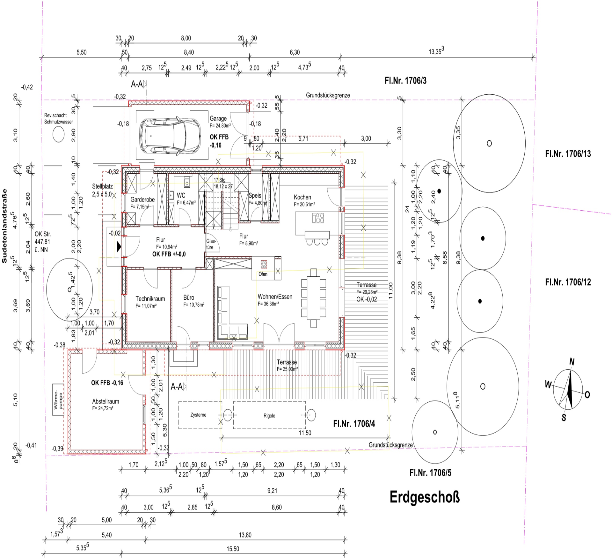
#> input picture test_CV2_AREA.png, 612 x 560 px; its folder holds only this picture in this run
$ python -i preprocess.py   (imports and definitions only)   (older library calls are emulated)
#> lines starting #> are read from the running program, lines starting #| are printed output that depends on the picture; after the words box and inside, x2 and y2 are one past the last pixel; in counts of white or black regions, pixels touching at a corner belong together
### segmenter/common.py
# file: engine/runner/segmenter/common.py
from __future__ import annotations

import os
import shutil
from pathlib import Path

import cv2
import numpy as np
from PIL import Image, ImageFile

Image.MAX_IMAGE_PIXELS = None
ImageFile.LOAD_TRUNCATED_IMAGES = True

# =========================================
# CONFIG SEGMENTER
# =========================================

# Logging de debug
DEBUG: bool = True

# DPI-uri cerute (segmenter încearcă în ordine până reușește)
REQUESTED_DPI = [900, 600, 450]

# Downsample final (dacă imaginea este randată la DPI mai mare)
DOWNSAMPLE_TARGET_DPI = 450

# Limită maximă pe latura imaginii în pixeli pentru randarea PDF-urilor
MAX_RENDER_DIM = 32750

# Latura maximă a planurilor exportate (crop-uri)
MAX_PLAN_EXPORT_LONG_EDGE = 4500  # px

# ======================================================
# Structură foldere – nume mai sugestive, fără "stepX"
# ======================================================

STEP_DIRS = {
    # imagini după eliminarea textului
    "text": "text_removed",

    # imagini după eliminarea hașurilor
    "hatch": "hatching_removed",

    # hărți de contururi (Canny)
    "outline": "edges",

    # masca liniilor groase
    "thick": "thick_lines",

    # pereți „solidificați”
    "solid": "solid_walls",

    # zone de pereți / interior-exterior
    "walls": "wall_zones",

    # pipeline de clustere (planuri brute)
    "clusters": {
        "root": "clusters",
        "initial": "clusters/clean_mask",          # masca clean folosită la connected components
        "split": "clusters/split_candidates",      # clustere mari care pot fi splituite
        "merged": "clusters/merged_boxes",         # după merge overlapped
        "expanded": "clusters/expanded_boxes",     # după expand_cluster
        "final": "clusters/annotated_preview",     # preview cu dreptunghiuri numerotate
        "crops": "clusters/plan_crops",            # AICI se salvează planurile crop-uite
    },

    # clasificare (OpenAI + heuristici) – le vei folosi în classifier.py
    "classified": {
        "root": "classified",
        "blueprints": "classified/blueprints",
        "side_views": "classified/side_views",
        "text": "classified/text",
        "siteplan": "classified/siteplan",
    },

    # rafinare blueprint-uri (inside-only + auto-crop) – pentru refiner.py
    "bp_refined": {
        "root": "blueprints_refined",
        "debug": "blueprints_refined/debug",
        "crops": "blueprints_refined/crops",
    },
}

# OUTPUT_DIR global al segmenter-ului (setat de reset_output_folders)
OUTPUT_DIR: Path = Path("segmenter_out")


def debug_print(msg: str) -> None:
    if DEBUG:
        print(msg)


def set_output_dir(output_dir: str | Path) -> None:
    global OUTPUT_DIR
    OUTPUT_DIR = Path(output_dir)


def get_output_dir() -> Path:
    return OUTPUT_DIR


# [19 lines left out: function reset_output_folders, not called in this run]


def save_debug(img: np.ndarray, subfolder: str, name: str) -> None:
    """
    Salvează imagini de debug în subfolder relativ la OUTPUT_DIR.
    E folosit peste tot unde aveai save_debug înainte.
    """
    if not DEBUG:
        return

    root = get_output_dir()
    folder_path = root / subfolder
    folder_path.mkdir(parents=True, exist_ok=True)

    out_path = folder_path / name
    cv2.imwrite(str(out_path), img)
    debug_print(f"📸 Saved: {out_path}")


# [23 lines left out: functions safe_imread, resize_bgr_max_side, not called in this run]

### segmenter/preprocess.py
# file: engine/runner/segmenter/preprocess.py
from __future__ import annotations

import cv2
import numpy as np
from sklearn.cluster import KMeans

from .common import STEP_DIRS, save_debug


# [22 lines left out: function remove_text_regions, not called in this run]


def remove_hatched_areas(gray: np.ndarray) -> np.ndarray:
    print("\n[STEP 1] Eliminare hașuri...")
    gray = cv2.normalize(gray, None, 0, 255, cv2.NORM_MINMAX)
    blur = cv2.GaussianBlur(gray, (3, 3), 0)
    inv = cv2.bitwise_not(blur)
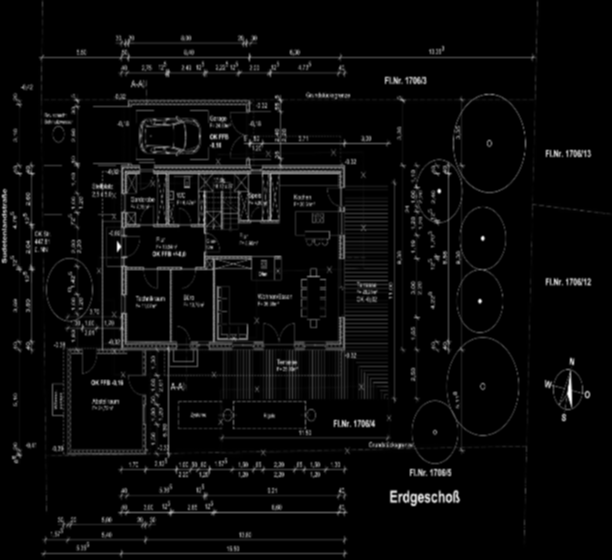
#> inv: shape (560, 612); min 0, max 255, mean 9.5

    responses = []
    for t in [0, np.pi / 4, np.pi / 2, 3 * np.pi / 4]:
        kernel = cv2.getGaborKernel((25, 25), 4.0, t, 10.0, 0.5, 0)
        responses.append(cv2.filter2D(inv, cv2.CV_8UC3, kernel))
#> after the loop, responses = 4 items

    mean_map = np.mean(responses, axis=0)
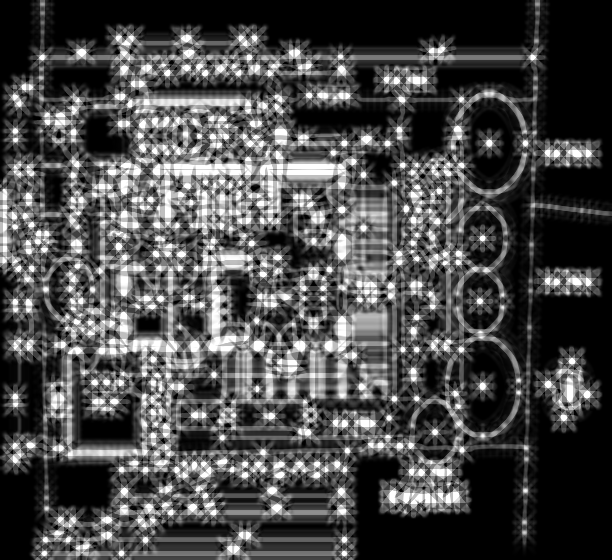
#> mean_map: shape (560, 612) float64; min 0, max 255, mean 74.4
    var_map = np.var(responses, axis=0)
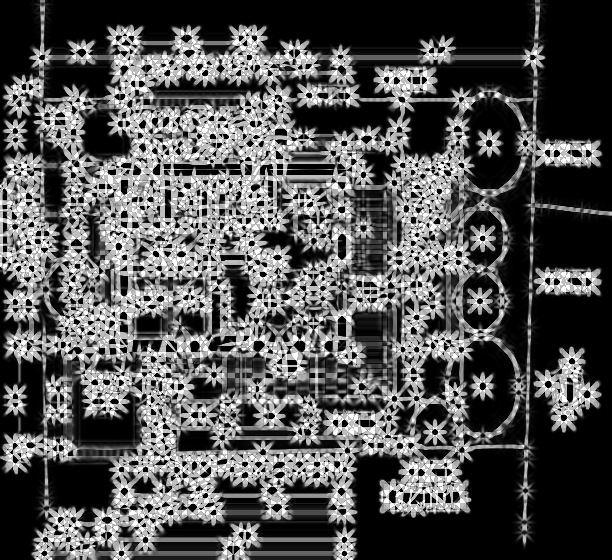
#> var_map: shape (560, 612) float64; min 0, max 16256.2, mean 5348.6; drawn with min black and max white

    mean_norm = cv2.normalize(mean_map, None, 0, 255, cv2.NORM_MINMAX).astype(np.uint8)
    var_norm = cv2.normalize(var_map, None, 0, 255, cv2.NORM_MINMAX).astype(np.uint8)

    # Praguri mai conservatoare: mai puțin clasificat ca hașură (curățare mai puțin agresivă)
    _, strong = cv2.threshold(mean_norm, 140, 255, cv2.THRESH_BINARY)
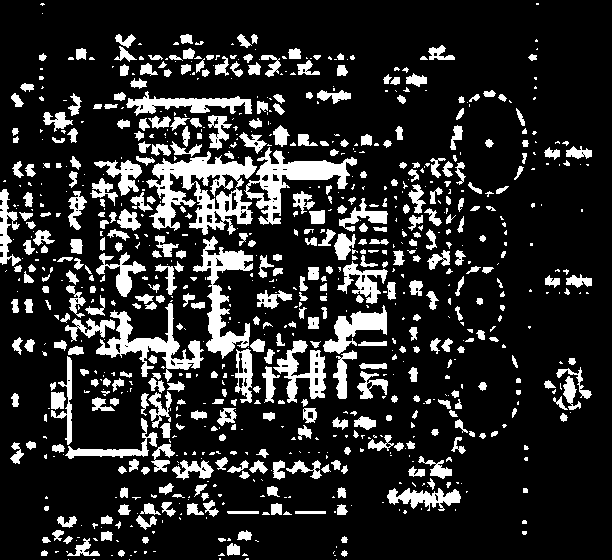
#> strong: shape (560, 612); 17% white; 858 white regions (440 under 20 px), largest, box (x1, y1, x2, y2) and area: (146, 151, 257, 235) 4323, (244, 147, 357, 225) 2647, (193, 236, 253, 359) 2399
    _, lowvar = cv2.threshold(var_norm, 35, 255, cv2.THRESH_BINARY_INV)
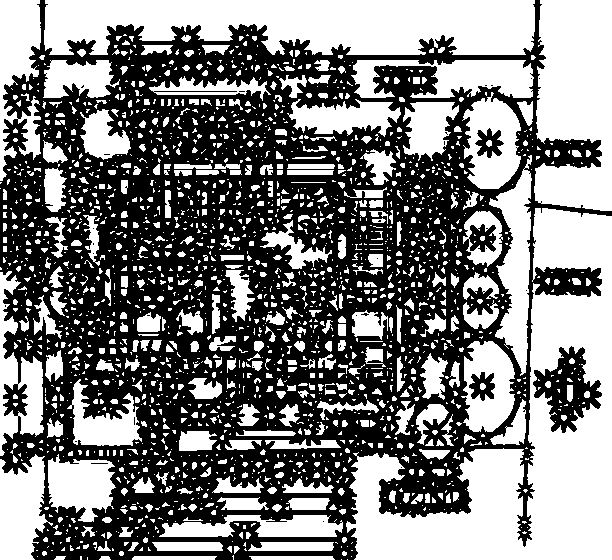
#> lowvar: shape (560, 612); 49% white; 2229 white regions (1658 under 20 px), largest, box (x1, y1, x2, y2) and area: (346, 208, 612, 560) 36759, (44, 0, 535, 55) 21962, (534, 0, 612, 211) 13684

    hatch_mask = cv2.bitwise_and(strong, lowvar)
#> hatch_mask: shape (560, 612); 5.4% white; 978 white regions (600 under 20 px), largest, box (x1, y1, x2, y2) and area: (352, 312, 387, 334) 486, (212, 294, 220, 334) 252, (209, 336, 236, 351) 245
    hatch_mask = cv2.morphologyEx(hatch_mask, cv2.MORPH_CLOSE, np.ones((5, 5), np.uint8))
#> hatch_mask: shape (560, 612); 6.9% white; 608 white regions (272 under 20 px), largest, box (x1, y1, x2, y2) and area: (153, 157, 252, 176) 1002, (260, 164, 346, 176) 842, (209, 287, 236, 351) 649
    hatch_mask = cv2.morphologyEx(hatch_mask, cv2.MORPH_OPEN, np.ones((3, 3), np.uint8))
#> hatch_mask: shape (560, 612); 6.1% white; 440 white regions (142 under 20 px), largest, box (x1, y1, x2, y2) and area: (153, 158, 252, 176) 999, (260, 164, 346, 176) 840, (352, 312, 386, 333) 545

    result = gray.copy()
    result[hatch_mask > 0] = 255
#> result: shape (560, 612); min 0, max 255, mean 249.6

    save_debug(hatch_mask, STEP_DIRS["hatch"], "mask.jpg")
    save_debug(result, STEP_DIRS["hatch"], "cleaned.jpg")

    # ✅ ADĂUGAT: Eliminare puncte reziduale
    result = remove_residual_noise(result)

    return result


def remove_residual_noise(gray: np.ndarray) -> np.ndarray:
    """
    ✅ FUNCȚIE NOUĂ: Elimină punctele/zgomotul rămas după eliminarea hașurilor.

    Strategii aplicate:
    1. Median blur pentru zgomot "salt-and-pepper"
    2. Morfologie opening pentru puncte izolate mici
    3. Eliminare connected components foarte mici
    4. Bilateral filter pentru smoothing păstrând marginile
    """
    print("   └─ Curățare puncte reziduale...")

    # Pas 1: Median blur (elimină zgomot "salt and pepper")
    # Kernel 5x5 e suficient pentru puncte mici fără să blureze prea mult liniile
    denoised = cv2.medianBlur(gray, 5)
    save_debug(denoised, STEP_DIRS["hatch"], "1_median_blur.jpg")

    # Pas 2: Morfologie Opening cu kernel mic (2x2) – curățare ușoară, păstrăm liniile subțiri
    kernel_small = cv2.getStructuringElement(cv2.MORPH_ELLIPSE, (2, 2))
#> kernel_small = [[0, 1], [1, 1]]
    opened = cv2.morphologyEx(denoised, cv2.MORPH_OPEN, kernel_small)
    save_debug(opened, STEP_DIRS["hatch"], "2_morphology_open.jpg")

    # Pas 3: Eliminare Connected Components foarte mici
    # Găsim toate componentele conectate
    _, binary_inv = cv2.threshold(opened, 250, 255, cv2.THRESH_BINARY_INV)
#> binary_inv: shape (560, 612); 2.3% white; 341 white regions (236 under 20 px), largest, box (x1, y1, x2, y2) and area: (62, 349, 82, 457) 526, (66, 312, 118, 340) 327, (232, 336, 255, 354) 266
    num_labels, labels, stats, centroids = cv2.connectedComponentsWithStats(
        binary_inv, connectivity=8
    )
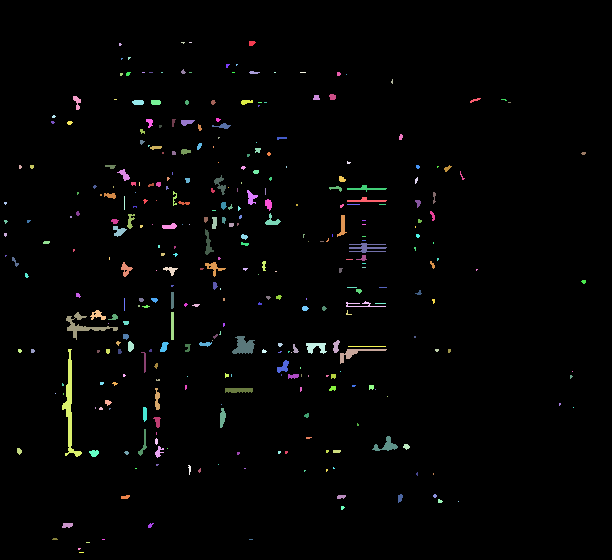
#> labels: shape (560, 612) int32; 342 distinct labels, from 0 to 341; one colour per label, 0 black
#> num_labels = 342; stats = 342 rows, first 6: [0, 0, 612, 560, 334684], [249, 41, 7, 5, 28], [119, 43, 3, 3, 7], [181, 42, 4, 2, 5], [189, 42, 3, 1, 3], [128, 57, 3, 3, 6]; centroids = 342 pairs, first value 5 to 583.3, second value 42 to 552

    # Calculăm aria minimă acceptabilă (0.0001% din imaginea totală)
    h, w = gray.shape
#> h = 560; w = 612
    img_area = h * w
#> img_area = 342720
    min_area = int(img_area * 0.000001)  # 0.0001% din arie
#> min_area = 0

    # Creăm o mască care păstrează doar componentele suficient de mari
    clean_mask = np.zeros_like(binary_inv)
    removed_count = 0

    for i in range(1, num_labels):  # Skip background (label 0)
        area = stats[i, cv2.CC_STAT_AREA]

        # Păstrăm doar componentele mai mari decât pragul
        if area >= min_area:
            clean_mask[labels == i] = 255
        else:
            removed_count += 1
#> this loop made 341 passes
#> area on passes 1, 10, 23: 28, 23, 29
#> after the loop, removed_count = 0

    # Aplicăm masca pe imaginea originală
    cleaned = opened.copy()
    cleaned[binary_inv > 0] = 255  # Albim totul mai întâi
#> cleaned: shape (560, 612); min 251, max 255, mean 254.9
    cleaned[clean_mask > 0] = gray[clean_mask > 0]  # Păstrăm doar componentele mari
#> cleaned: shape (560, 612); min 0, max 255, mean 253.9

    save_debug(clean_mask, STEP_DIRS["hatch"], "3_components_mask.jpg")
    print(f"      • Eliminate {removed_count} puncte mici (min_area={min_area}px)")
#|       • Eliminate 0 puncte mici (min_area=0px)

    # Pas 4: Bilateral filter (smoothing păstrând marginile) – parametri mai slabi ca să păstrăm mai mult detaliu
    final = cv2.bilateralFilter(cleaned, d=5, sigmaColor=35, sigmaSpace=35)
    save_debug(final, STEP_DIRS["hatch"], "4_bilateral_final.jpg")

    # Pas 5: Threshold mai permisiv (200 în loc de 240) ca să nu ștergem linii deschise/gri
    _, final_binary = cv2.threshold(final, 200, 255, cv2.THRESH_BINARY)
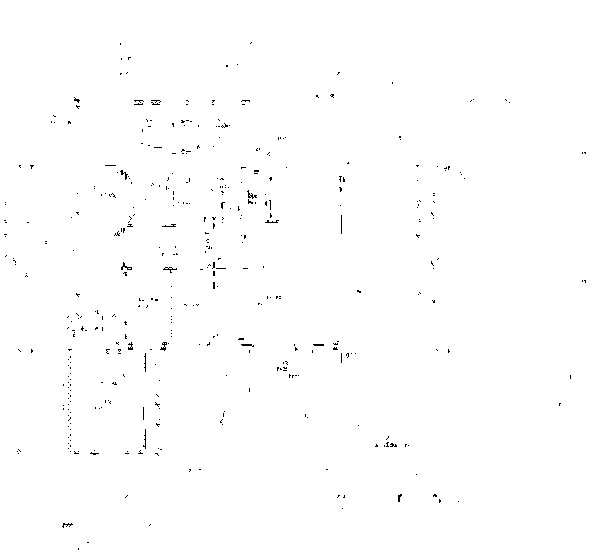
#> final_binary: shape (560, 612); 99.5% white; black in thin lines or dots, all inside (x1, y1, x2, y2) = (4, 42, 586, 550)
    save_debug(final_binary, STEP_DIRS["hatch"], "5_final_clean.jpg")

    print("   └─ ✅ Puncte reziduale eliminate!")

    return final_binary


# [35 lines left out: functions detect_outlines, filter_thick_lines, solidify_walls, not called in this run]

>>> import cv2
>>> picture = cv2.imread('../test_CV2_AREA.png', cv2.IMREAD_GRAYSCALE)
>>> result = remove_hatched_areas(picture)
